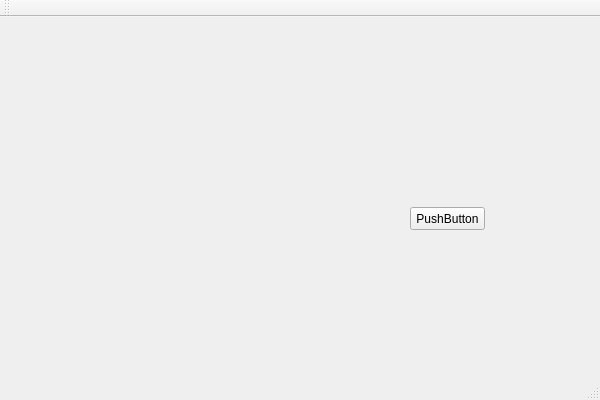
<?xml version="1.0" encoding="UTF-8"?>
<ui version="4.0">
 <class>DemoClass</class>
 <widget class="QMainWindow" name="DemoClass">
  <property name="geometry">
   <rect>
    <x>0</x>
    <y>0</y>
    <width>600</width>
    <height>400</height>
   </rect>
  </property>
  <property name="windowTitle">
   <string>Demo</string>
  </property>
  <widget class="QWidget" name="centralWidget">
   <widget class="QPushButton" name="pushButton">
    <property name="geometry">
     <rect>
      <x>410</x>
      <y>190</y>
      <width>75</width>
      <height>23</height>
     </rect>
    </property>
    <property name="text">
     <string>PushButton</string>
    </property>
   </widget>
  </widget>
  <widget class="QMenuBar" name="menuBar">
   <property name="geometry">
    <rect>
     <x>0</x>
     <y>0</y>
     <width>600</width>
     <height>23</height>
    </rect>
   </property>
  </widget>
  <widget class="QToolBar" name="mainToolBar">
   <attribute name="toolBarArea">
    <enum>TopToolBarArea</enum>
   </attribute>
   <attribute name="toolBarBreak">
    <bool>false</bool>
   </attribute>
  </widget>
  <widget class="QStatusBar" name="statusBar"/>
 </widget>
 <layoutdefault spacing="6" margin="11"/>
 <resources>
  <include location="demo.qrc"/>
 </resources>
 <connections/>
</ui>
